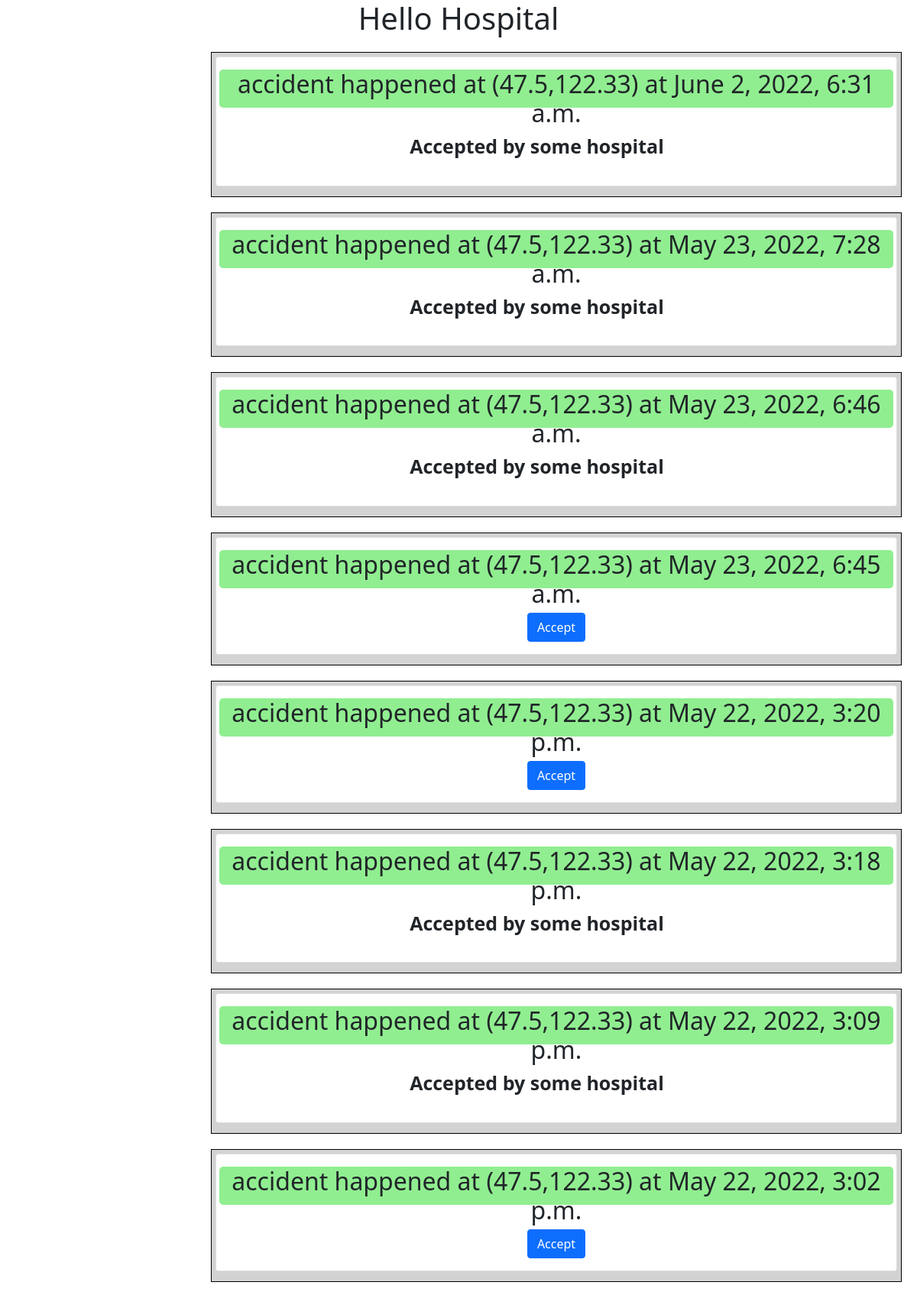
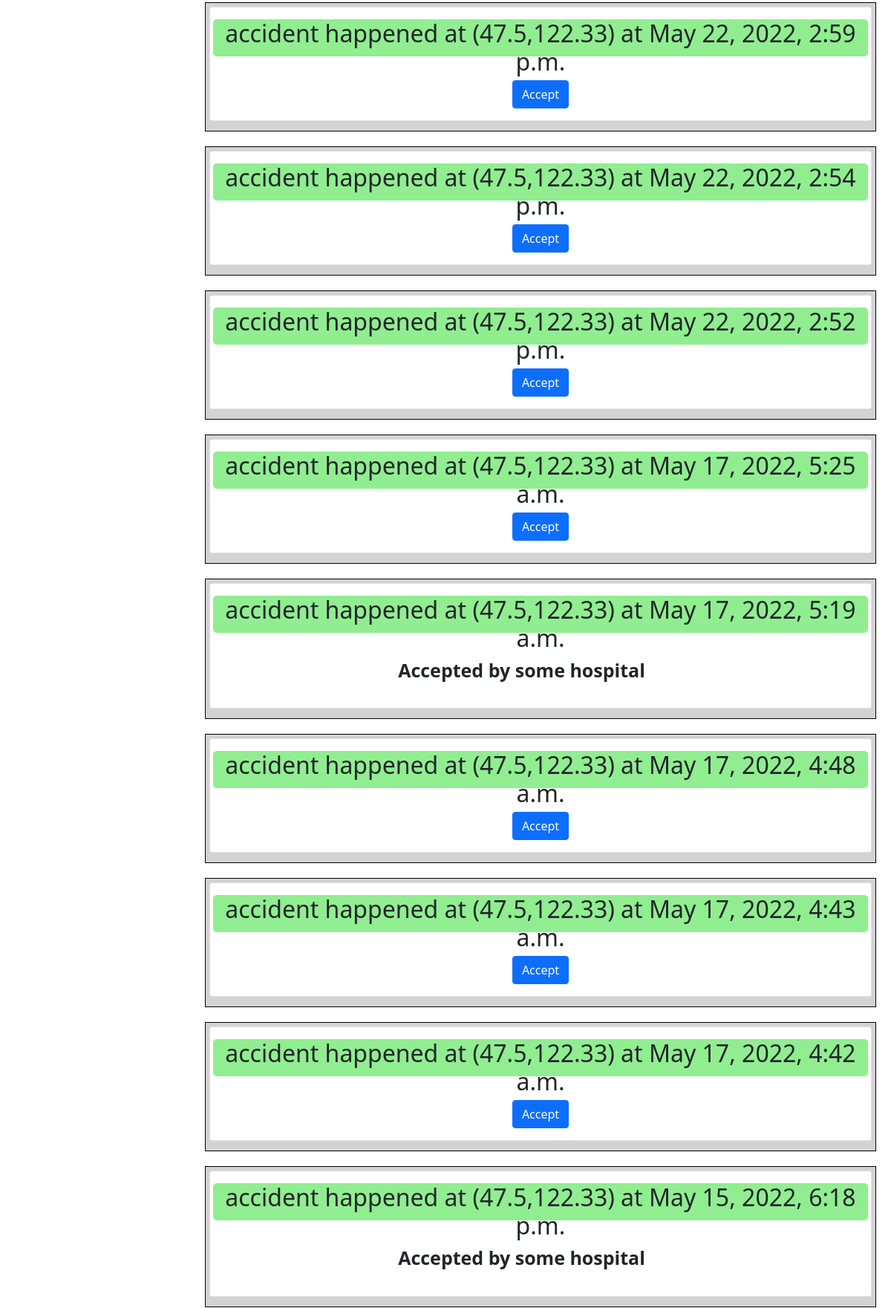
/test (upper part), run on the app's committed database (2 pictures, top to bottom).
### accidentdetectionapp/models.py (models this page shows, shortened)
class Notifications(models.Model):
    n_id=models.AutoField(primary_key=True)
    notification = models.CharField(max_length=1000)
    accident_date = models.DateTimeField(auto_now_add=True)
    lattitude = models.FloatField(blank=True,null=True)
    longitude = models.FloatField(blank=True,null=True)
    accepted = models.IntegerField(blank=True,null=True)

### accidentdetectionapp/views.py (the view)
# urls.py: path("test",views.test,name='test'),
def test(request):
    global hospital_name
    notifications = Notifications.objects.all().order_by('-n_id')
    context = {
        'notifications': notifications,
        'hospital_name': hospital_name,
    }
    return render(request,"index2.html",context)

### accidentdetectionapp/template/index2.html (shortened to what this page needs)
<!doctype html>
<html lang="en">
  <head>
    <link rel="stylesheet" href="style.css">
    <link href="https://cdn.jsdelivr.net/npm/bootstrap@5.0.2/dist/css/bootstrap.min.css" rel="stylesheet">
  </head>
  <body>
<h1 class="h1">Hello Hospital</h1>
{% for notification in notifications %}
    <div class="container col-sm-6">
    <div class="card mb-2">
        <div class="card-body p-2 p-sm-3">
            <div class="media forum-item">
                <div class="media-body">
                    <h2><div class="row">
                        <div class="col-sm"  id="xyz"> {{notification.notification}} at ({{notification.lattitude}},{{notification.longitude}}) at {{notification.accident_date}} </div>
                    </div></h2>
                      <br>
                </div>
                {% if notification.accepted == 0 %}
                <a href="{% url 'accept'  notification.n_id %}"><button type="button" class="btn btn-primary">Accept</button></a>
                {% else %}
    <p style="    font-size: 25px;
    margin-right: 51px;
    font-weight: 600;">Accepted by some hospital</p>
{% endif %}
            </div>
        </div>
    </div>
</div>
{% endfor %}
  </body>
</html>

### accidentdetectionapp/template/index2.html (style rules this page uses)
.container { background-color: lightgrey; width: fit-content; border: 1px solid black; padding: 5px; margin: 20px; margin-left: 23%; text-align: center; }
.h1 { text-align: center; }
#xyz { background-color:lightgreen ; border-radius: 5px; height: 50px; }

### data on the page
Notifications: notification "accident happened", lattitude "47.5", longitude "122.33", accident_date "June 2, 2022, 6:31 a.m.", accepted "Accepted by some hospital"
Notifications: notification "accident happened", lattitude "47.5", longitude "122.33", accident_date "May 23, 2022, 7:28 a.m.", accepted "Accepted by some hospital"
Notifications: notification "accident happened", lattitude "47.5", longitude "122.33", accident_date "May 23, 2022, 6:46 a.m.", accepted "Accepted by some hospital"
Notifications: notification "accident happened", lattitude "47.5", longitude "122.33", accident_date "May 23, 2022, 6:45 a.m.", accepted "Accept"
Notifications: notification "accident happened", lattitude "47.5", longitude "122.33", accident_date "May 22, 2022, 3:20 p.m.", accepted "Accept"
Notifications: notification "accident happened", lattitude "47.5", longitude "122.33", accident_date "May 22, 2022, 3:18 p.m.", accepted "Accepted by some hospital"
Notifications: notification "accident happened", lattitude "47.5", longitude "122.33", accident_date "May 22, 2022, 3:09 p.m.", accepted "Accepted by some hospital"
Notifications: notification "accident happened", lattitude "47.5", longitude "122.33", accident_date "May 22, 2022, 3:02 p.m.", accepted "Accept"
Notifications: notification "accident happened", lattitude "47.5", longitude "122.33", accident_date "May 22, 2022, 2:59 p.m.", accepted "Accept"
Notifications: notification "accident happened", lattitude "47.5", longitude "122.33", accident_date "May 22, 2022, 2:54 p.m.", accepted "Accept"
Notifications: notification "accident happened", lattitude "47.5", longitude "122.33", accident_date "May 22, 2022, 2:52 p.m.", accepted "Accept"
Notifications: notification "accident happened", lattitude "47.5", longitude "122.33", accident_date "May 17, 2022, 5:25 a.m.", accepted "Accept"
Notifications: notification "accident happened", lattitude "47.5", longitude "122.33", accident_date "May 17, 2022, 5:19 a.m.", accepted "Accepted by some hospital"
Notifications: notification "accident happened", lattitude "47.5", longitude "122.33", accident_date "May 17, 2022, 4:48 a.m.", accepted "Accept"
Notifications: notification "accident happened", lattitude "47.5", longitude "122.33", accident_date "May 17, 2022, 4:43 a.m.", accepted "Accept"
Notifications: notification "accident happened", lattitude "47.5", longitude "122.33", accident_date "May 17, 2022, 4:42 a.m.", accepted "Accept"
Notifications: notification "accident happened", lattitude "47.5", longitude "122.33", accident_date "May 15, 2022, 6:18 p.m.", accepted "Accepted by some hospital"
